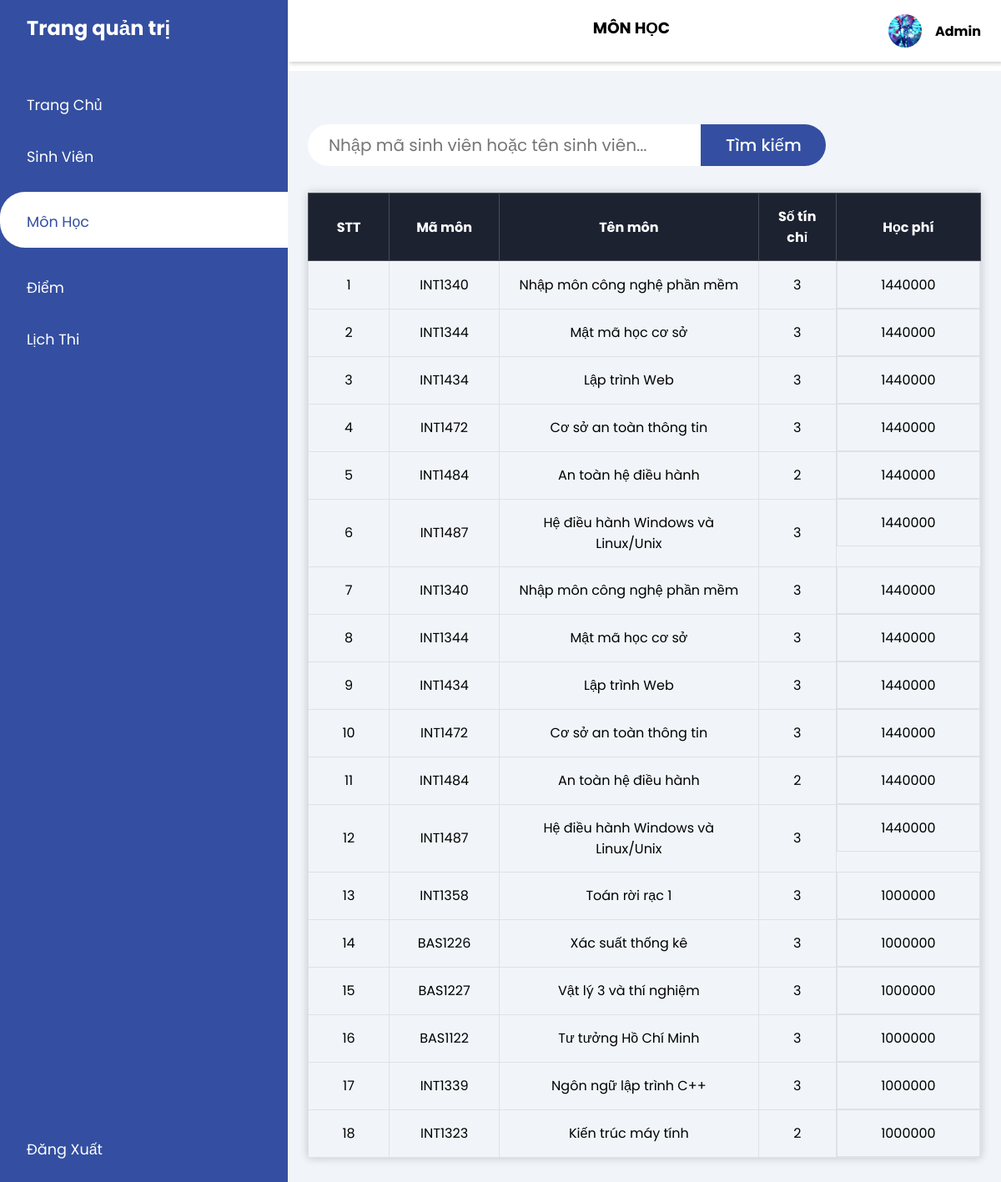
Screenshot of /backend/admin_subject/admin_subject_student.php (signed in) with the database file from the repository.
### tables this page shows
CREATE TABLE `subject` (
  `subjectID` int(11) NOT NULL,
  `maMon` varchar(7) NOT NULL,
  `tenMon` varchar(100) NOT NULL,
  `soTinChi` int(11) NOT NULL,
  `thu` varchar(8) NOT NULL,
  `ca` int(11) NOT NULL,
  `phong` varchar(6) NOT NULL,
  `giangVien` varchar(150) NOT NULL,
  `hocPhi` int(11) NOT NULL,
  `hocKy` int(2) NOT NULL,
  `namHoc` varchar(9) NOT NULL
);

### database/dbhelper.php (called while the page is built, shortened)
<?php
function executeResult ($sql) {
    $conn = mysqli_connect(HOST, USERNAME, PASSWORD, DATABASE);
    $resultset = mysqli_query($conn, $sql);
    $list = [];
        while ($row = $resultset->fetch_assoc())
        $list[] = $row;
        return $list;
}

### backend/admin_subject/admin_subject_student.php (the view, shortened to what this page needs)
<?php
require_once "/xampp/htdocs/QuanLySinhVien/database/dbhelper.php";
?>
<!DOCTYPE html>
<html lang="en">
<head>
    <link rel="stylesheet" href="https://maxst.icons8.com/vue-static/landings/line-awesome/line-awesome/1.3.0/css/line-awesome.min.css">
    <link rel="stylesheet" href="../assets/css/admin_subject_student.css">
</head>
<body>
    <div class="sidebar">
        <div class="sidebar-brand">
            <h2><i class="lab la-accusoft"></i> <span>Trang quản trị</span></h2>
        </div>
        <div class="sidebar-menu">
            <ul>
                <li>
                    <a href="../admin_home/admin_home.php"><span class="las la-igloo"></span>
                        <span>Trang Chủ</span></a>
                </li>
                <li>
                    <a href="../admin_student/admin_student.php"><span class="las la-user-circle"></span>
                        <span>Sinh Viên</span></a>
                </li>
                <li>
                    <a href="../admin_subject/admin_subject.php" class="active"><span class="las la-book"></span>
                        <span>Môn Học</span></a>
                </li>
                <li>
                    <a href="../admin_mark/admin_mark.php" ><span class="las la-graduation-cap"></span>
                        <span>Điểm</span></a>
                </li>
                <li>
                    <a href="../admin_examSchedule/admin_examSchedule.php" ><span class="las la-calendar-alt"></span>
                        <span>Lịch Thi</span></a>
                </li>
                <li>
                    <a href="../admin_logout/admin_logout.php"><span class="las la-sign-out-alt"></span>
                        <span>Đăng Xuất</span></a>
                </li>
            </ul>
        </div>
    </div>
    <div class="main-content">
        <header>
            <label for="nav-toggle">
                <span class="las la-bars"></span>
            </label>
            <h3>MÔN HỌC</h3>
            <div class="user-wrapper">
                <img src="../assets/img/admin_page/photon_dragon.png" width="40px" height="40px" alt="">
                <div>
                    <h4>Admin</h4>
                </div>
            </div>
        </header>
        <main>
            <div class="subject-search">
                <form action="<?php echo htmlspecialchars($_SERVER["PHP_SELF"]); ?>" method="get">
                    <input type="text" placeholder="Nhập mã sinh viên hoặc tên sinh viên..." name="search" class="timKiem">
                    <input type="submit" value="Tìm kiếm">
                </form>
            </div>
            <div class="subject-table">
                <table width="100%">
                    <thead>
                        <tr>
                            <th>STT</th>
                            <th>Mã môn</th>
                            <th>Tên môn</th>
                            <th>Số tín chỉ</th>
                            <th>Học phí</th>
                        </tr>
                    </thead>
                    <tbody class="danhsach">
                        <?php
                        if (isset($_GET['search']) && $_GET['search'] !== ''){
                            $search = trim($_GET['search']);
                            $sql = "select subject.*
                            from ((examschedule
                            inner join subject on examschedule.subjectID = subject.subjectID)
                            inner join student on examschedule.studentID = student.studentID)
                            where student.studentID like '%{$search}%' or student.ten like '%{$search}%'
                            order by subject.subjectID";
                        }
                        else {
                            $sql =  "select subject.*
                                    from examschedule
                                    inner join subject on examschedule.subjectID = subject.subjectID
                                    order by subject.subjectID";
                        }
                            $index = 1;
                            $esList = executeResult($sql);
                            if (count($esList) !== 0)
                                foreach ($esList as $std) {
                                    echo "<tr>
                                    <td>".($index++)."</td>
                                    <td>{$std["maMon"]}</td>
                                    <td>{$std["tenMon"]}</td>
                                    <td>{$std["soTinChi"]}</td>
                                    <td>{$std["hocPhi"]}</td>
                                </tr>";
                                }
                        ?>
                    </tbody>
                </table>
            </div>
        </main>
    </div>
</body>
</html>

### backend/assets/css/admin_subject_student.css (style rules this page uses)
:root { --main-color: #344fa1; --color-dark: #1D2231; --text-gray: #8390A2; }
* { padding: 0; margin: 0; box-sizing: border-box; list-style-type: none; text-decoration: none; font-family: 'Poppins', sans-serif; }
.sidebar { width: 345px; position: fixed; left: 0; top: 0; height: 100%; background: var(--main-color); z-index: 100; transition: width 300ms; }
.sidebar-brand { height: 90px; padding: 1rem 0rem 1rem 2rem; color: #fff; }
.sidebar-brand span { display: inline-block; padding-right: 1.3rem; }
.sidebar-menu { margin-top: 1rem; }
.sidebar-menu li { width: 100%; margin-bottom: 1.7rem; position: relative; }
.sidebar-menu a { padding-left: 1rem; display: block; color: #fff; font-size: 1.1rem; }
.sidebar-menu a.active { background: #fff; padding-top: 1rem; padding-bottom: 1rem; color: var(--main-color); border-radius: 30px 0 0 30px; }
.sidebar-menu a span:first-child { font-size: 1.5rem; padding-right: 1rem; }
.sidebar-menu li:last-child { position: absolute; bottom: 0; }
.main-content { margin-left: 345px; }
header { background: #fff; display: flex; justify-content: space-between; padding: 1rem 1.5rem; box-shadow: 2px 2px 5px rgba(0, 0, 0, 0.2); position: fixed; left: 345px; width: calc(100% - 345px); top: 0; z-index: 100; transition: left 300ms; }
header h3 { margin-left: 4rem; margin-top: .2rem; }
header label span { font-size: 1.7rem; padding-right: 1rem; }
.user-wrapper { display: flex; align-items: center; }
.user-wrapper img { border-radius: 50%; margin-right: 1rem; }
.user-wrapper h4 { margin-bottom: 0rem !important; }
main { margin-top: 85px; padding: 2rem 1.5rem; background: #f1f5f9; min-height: calc(100vh - 90px); }
.subject-search { width: 100%; margin-top: 2rem; }
.subject-search form { display: inline; position: relative; }
.subject-search input { position: relative; display: inline-block; font-size: 20px; }
input[type="text"] { background: #fff; width: 29.5rem; height: 3.125rem; border: none; outline: none; padding: 0 25px; border-radius: 30px 0 0 30px; }
input[type="submit"] { position: relative; left: -0.313rem; border-radius: 0 30px 30px 0; height: 3.125rem; width: 9.375rem; border: none; outline: none; cursor: pointer; background: var(--main-color); color: #fff; font-weight: 500; }
.subject-table { margin-top: 2rem; font-size: 16px; text-align: center; }
.subject-table table, .subject-table th, .subject-table td { border: 1px solid #dee2e6; border-collapse: collapse; }
.subject-table th, .subject-table td { padding: 0.938rem; }
.subject-table th { background: #1D2231; color: #fff; border-color: #454d55; }
.subject-table tr th:first-child { width: 5%; }
.subject-table tr th:nth-child(2) { width: 5%; }
.subject-table tr th:nth-child(3) { width: 20%; }
.subject-table tr th:nth-child(4) { width: 5%; }
.subject-table tr th:nth-child(5) { width: 10%; }
.subject-table table { box-shadow: 0 0 10px rgba(0, 0, 0, 0.2); }
.subject-table tr td:last-child { display: flex; justify-content: space-around; }

### rows the page displays
subject: maMon "INT1340", tenMon "Nhập môn công nghệ phần mềm", soTinChi "3", hocPhi "1440000"
subject: maMon "INT1344", tenMon "Mật mã học cơ sở", soTinChi "3", hocPhi "1440000"
subject: maMon "INT1434", tenMon "Lập trình Web", soTinChi "3", hocPhi "1440000"
subject: maMon "INT1472", tenMon "Cơ sở an toàn thông tin", soTinChi "3", hocPhi "1440000"
subject: maMon "INT1484", tenMon "An toàn hệ điều hành", soTinChi "2", hocPhi "1440000"
subject: maMon "INT1487", tenMon "Hệ điều hành Windows và Linux/Unix", soTinChi "3", hocPhi "1440000"
subject: maMon "INT1340", tenMon "Nhập môn công nghệ phần mềm", soTinChi "3", hocPhi "1440000"
subject: maMon "INT1344", tenMon "Mật mã học cơ sở", soTinChi "3", hocPhi "1440000"
subject: maMon "INT1434", tenMon "Lập trình Web", soTinChi "3", hocPhi "1440000"
subject: maMon "INT1472", tenMon "Cơ sở an toàn thông tin", soTinChi "3", hocPhi "1440000"
subject: maMon "INT1484", tenMon "An toàn hệ điều hành", soTinChi "2", hocPhi "1440000"
subject: maMon "INT1487", tenMon "Hệ điều hành Windows và Linux/Unix", soTinChi "3", hocPhi "1440000"
subject: maMon "INT1358", tenMon "Toán rời rạc 1", soTinChi "3", hocPhi "1000000"
subject: maMon "BAS1226", tenMon "Xác suất thống kê", soTinChi "3", hocPhi "1000000"
subject: maMon "BAS1227", tenMon "Vật lý 3 và thí nghiệm", soTinChi "3", hocPhi "1000000"
subject: maMon "BAS1122", tenMon "Tư tưởng Hồ Chí Minh", soTinChi "3", hocPhi "1000000"
subject: maMon "INT1339", tenMon "Ngôn ngữ lập trình C++", soTinChi "3", hocPhi "1000000"
subject: maMon "INT1323", tenMon "Kiến trúc máy tính", soTinChi "2", hocPhi "1000000"
